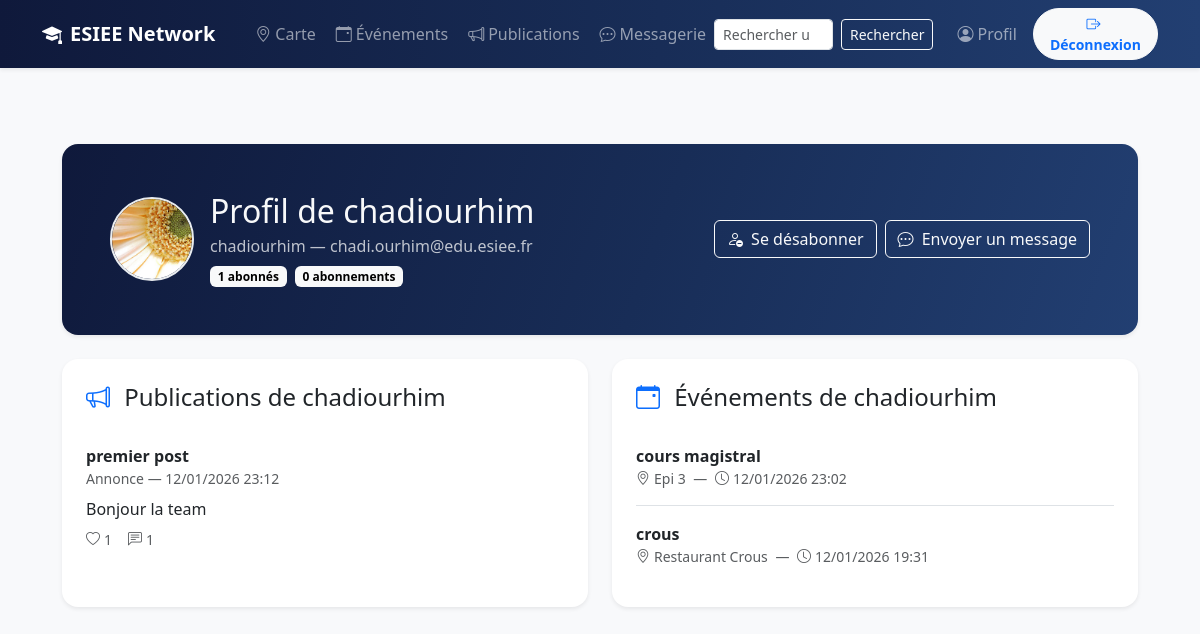
The app's page /profil/chadiourhim/ (signed in) with its own data.
### users/models.py (models this page shows, shortened)
class User(AbstractUser):
    email = models.EmailField(unique=True)
    profile_image = models.ImageField(
        upload_to="profiles/",
        blank=True,
        null=True,
        verbose_name="Photo de profil",
    )

### posts/models.py (models this page shows, shortened)
class Post(models.Model):
    POST_TYPES = [
        ('help', ' Demande d’aide'),
        ('event', ' Événement'),
        ('announcement', ' Annonce'),
        ('lost', ' Objet perdu/trouvé'),
        ('other', ' Autre'),
    ]
    author = models.ForeignKey(User, on_delete=models.CASCADE)
    title = models.CharField(max_length=100)
    content = models.TextField()
    post_type = models.CharField(max_length=20, choices=POST_TYPES, default='other')
    image = models.ImageField(upload_to='posts/', blank=True, null=True)
    created_at = models.DateTimeField(auto_now_add=True)
    def total_likes(self):
        return self.likes.count()

### events/models.py (models this page shows, shortened)
class Event(models.Model):
    title = models.CharField(max_length=200)
    description = models.TextField(blank=True)
    location = models.ForeignKey(
        Location,
        on_delete=models.PROTECT,
        related_name="events",
        verbose_name="Lieu",
    )
    start_at = models.DateTimeField()
    end_at = models.DateTimeField(null=True, blank=True)
    created_by = models.ForeignKey(
        settings.AUTH_USER_MODEL,
        on_delete=models.CASCADE,
        related_name="events_created",
    )
    created_at = models.DateTimeField(auto_now_add=True)
    updated_at = models.DateTimeField(auto_now=True)
    class Meta:
        ordering = ["start_at", "title"]

class Location(models.Model):
    name = models.CharField(max_length=80, unique=True)
    slug = models.SlugField(max_length=80, unique=True)
    x_percent = models.DecimalField(
        max_digits=5,
        decimal_places=2,
        validators=[MinValueValidator(0), MaxValueValidator(100)],
    )
    y_percent = models.DecimalField(
        max_digits=5,
        decimal_places=2,
        validators=[MinValueValidator(0), MaxValueValidator(100)],
    )
    class Meta:
        ordering = ["name"]

### users/views.py (the view)
# urls.py: path('profil/<str:username>/', views.user_profile, name='user_profile'),
@login_required
def user_profile(request, username):
    user_obj = get_object_or_404(User, username=username)
    posts = Post.objects.filter(author=user_obj).order_by('-created_at')
    events = Event.objects.filter(created_by=user_obj).order_by('-start_at')
    is_self = (user_obj == request.user)
    is_following = False
    dm_messages = None
    dm_form = None
    if not is_self:
        is_following = Follow.objects.filter(
            follower=request.user,
            followed=user_obj,
        ).exists()
        dm_messages = DirectMessage.objects.filter(
            Q(sender=request.user, receiver=user_obj)
            | Q(sender=user_obj, receiver=request.user)
        ).order_by('created_at')
        dm_form = DirectMessageForm()
    context = {
        'user_obj': user_obj,
        'posts': posts,
        'events': events,
        'is_self': is_self,
        'dm_messages': dm_messages,
        'dm_form': dm_form,
        'is_following': is_following,
    }
    return render(request, 'users/my_profile.html', context)

### users/forms.py
class DirectMessageForm(forms.ModelForm):
    content = forms.CharField(
        label="Votre message",
        widget=forms.Textarea(
            attrs={
                "class": "form-control",
                "rows": 3,
                "placeholder": "Écrire un message…",
            }
        ),
    )
    class Meta:
        model = DirectMessage
        fields = ["content"]

### templates/users/my_profile.html (shortened to what this page needs)
{% extends "base.html" %}
{% block content %}
<div class="container py-4 py-lg-5" style="max-width: 1100px;">
  <div class="card border-0 shadow-sm rounded-4 overflow-hidden mb-4">
    <div class="text-light p-4 p-md-5" style="background: linear-gradient(110deg, #0f193b 0%, #182d57 55%, #223f72 100%);">
      <div class="d-flex flex-column flex-lg-row gap-3 gap-lg-4 justify-content-between align-items-lg-center">
        <div class="d-flex align-items-center gap-3">
          {% if user_obj.profile_image %}
            <img
              src="{{ user_obj.profile_image.url }}"
              alt="Photo de profil"
              class="rounded-circle border border-2 border-light-subtle"
              style="width: 84px; height: 84px; object-fit: cover;"
            >
          {% endif %}
          <div>
            {% if is_self %}
              <h1 class="h2 mb-1">Mon profil</h1>
            {% else %}
              <h1 class="h2 mb-1">Profil de {{ user_obj.username }}</h1>
            {% endif %}
            <p class="mb-2 opacity-75">{{ user_obj.username }} &mdash; {{ user_obj.email }}</p>
            <div class="d-flex flex-wrap gap-2">
              <span class="badge text-bg-light">{{ user_obj.followers.count }} abonn&eacute;s</span>
              <span class="badge text-bg-light">{{ user_obj.following.count }} abonnements</span>
            </div>
          </div>
        </div>
        <div class="d-flex flex-wrap gap-2">
          {% if is_self %}
            <a href="{% url 'users:profile' %}" class="btn btn-warning fw-semibold">
              <i class="bi bi-pencil-square me-1"></i>
              Modifier le profil
            </a>
            <a href="{% url 'users:user_search' %}" class="btn btn-outline-light">
              <i class="bi bi-search me-1"></i>
              Rechercher un utilisateur
            </a>
          {% else %}
            {% if is_following %}
              <a href="{% url 'users:unfollow_user' user_obj.username %}" class="btn btn-outline-light">
                <i class="bi bi-person-dash me-1"></i>
                Se d&eacute;sabonner
              </a>
            {% else %}
              <a href="{% url 'users:follow_user' user_obj.username %}" class="btn btn-light text-primary fw-semibold">
                <i class="bi bi-person-plus me-1"></i>
                Suivre
              </a>
            {% endif %}
            <button
              class="btn btn-outline-light"
              type="button"
              data-bs-toggle="collapse"
              data-bs-target="#dm-panel"
              aria-expanded="false"
              aria-controls="dm-panel"
            >
              <i class="bi bi-chat-dots me-1"></i>
              Envoyer un message
            </button>
          {% endif %}
        </div>
      </div>
    </div>
  </div>
  <div class="row g-4">
    <div class="col-lg-6 d-flex">
      <div class="card border-0 shadow-sm rounded-4 w-100">
        <div class="card-body p-4">
          <h2 class="h4 mb-3">
            <i class="bi bi-megaphone me-2 text-primary"></i>
            {% if is_self %}Mes publications{% else %}Publications de {{ user_obj.username }}{% endif %}
          </h2>
          {% if posts %}
            <div class="list-group list-group-flush">
              {% for post in posts %}
                <div class="list-group-item px-0 py-3">
                  <div class="fw-semibold">{{ post.title }}</div>
                  <div class="small text-muted">{{ post.get_post_type_display }} &mdash; {{ post.created_at|date:"d/m/Y H:i" }}</div>
                  <p class="mb-2 mt-2">{{ post.content|truncatechars:120 }}</p>
                  <div class="d-flex align-items-center gap-3 small text-muted">
                    <span><i class="bi bi-heart me-1"></i>{{ post.total_likes }}</span>
                    <span><i class="bi bi-chat-left-text me-1"></i>{{ post.comments.count }}</span>
                  </div>
                </div>
              {% endfor %}
            </div>
          {% endif %}
        </div>
      </div>
    </div>
    <div class="col-lg-6 d-flex">
      <div class="card border-0 shadow-sm rounded-4 w-100">
        <div class="card-body p-4">
          <h2 class="h4 mb-3">
            <i class="bi bi-calendar-event me-2 text-primary"></i>
            {% if is_self %}Mes &eacute;v&eacute;nements{% else %}&Eacute;v&eacute;nements de {{ user_obj.username }}{% endif %}
          </h2>
          {% if events %}
            <div class="list-group list-group-flush">
              {% for event in events %}
                <a href="{% url 'events:detail' event.pk %}" class="list-group-item list-group-item-action px-0 py-3">
                  <div class="fw-semibold">{{ event.title }}</div>
                  <div class="small text-muted">
                    <i class="bi bi-geo-alt me-1"></i>{{ event.location.name }}
                    <span class="mx-1">&mdash;</span>
                    <i class="bi bi-clock me-1"></i>{{ event.start_at|date:"d/m/Y H:i" }}
                  </div>
                </a>
              {% endfor %}
            </div>
          {% endif %}
        </div>
      </div>
    </div>
  </div>
</div>
{% endblock %}

### static/style.css (style rules this page uses)
:root { --esiee-blue:#0055A4; --esiee-blue-dark:#003d7a; --esiee-light:#f8f9fb; --esiee-gray:#6c757d; }
body { background:var(--esiee-light); }
a { color:var(--esiee-blue); }
.card { border-radius:12px; }

### templates/base.html (style rules this page uses)
body { padding-top: 72px; }

### records on screen
User: profile_image (picture), username "chadiourhim", email "chadi.ourhim@edu.esiee.fr", followers.count "1", following.count "0"
Post: title "premier post", post_type "Annonce", created_at "12/01/2026 23:12", content "Bonjour la team", total_likes "1", comments.count "1"
Event: title "cours magistral", location.name "Epi 3", start_at "12/01/2026 23:02"
Event: title "crous", location.name "Restaurant Crous", start_at "12/01/2026 19:31"
